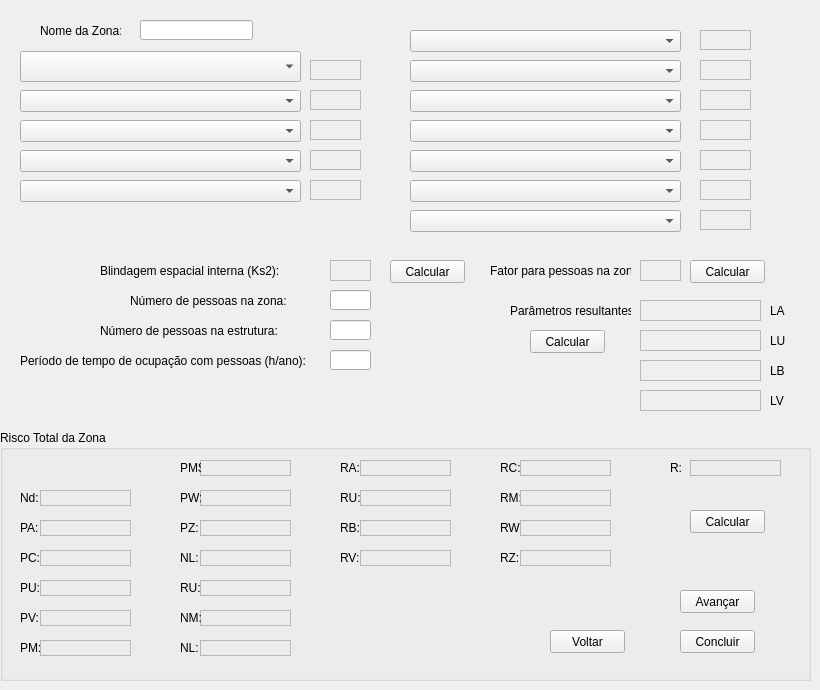
    <widget class="QWidget" name="tab_2">
     <attribute name="title">
      <string>Zona 1</string>
     </attribute>
     <widget class="QComboBox" name="Tpiso">
      <property name="geometry">
       <rect>
        <x>20</x>
        <y>51</y>
        <width>281</width>
        <height>31</height>
       </rect>
      </property>
     </widget>
     <widget class="QLabel" name="rt">
      <property name="geometry">
       <rect>
        <x>310</x>
        <y>60</y>
        <width>51</width>
        <height>20</height>
       </rect>
      </property>
      <property name="frameShape">
       <enum>QFrame::StyledPanel</enum>
      </property>
      <property name="text">
       <string/>
      </property>
     </widget>
     <widget class="QComboBox" name="medProE">
      <property name="geometry">
       <rect>
        <x>20</x>
        <y>90</y>
        <width>281</width>
        <height>22</height>
       </rect>
      </property>
     </widget>
     <widget class="QLabel" name="pta">
      <property name="geometry">
       <rect>
        <x>310</x>
        <y>90</y>
        <width>51</width>
        <height>20</height>
       </rect>
      </property>
      <property name="frameShape">
       <enum>QFrame::StyledPanel</enum>
      </property>
      <property name="text">
       <string/>
      </property>
     </widget>
     <widget class="QComboBox" name="medProL">
      <property name="geometry">
       <rect>
        <x>20</x>
        <y>120</y>
        <width>281</width>
        <height>22</height>
       </rect>
      </property>
     </widget>
     <widget class="QLabel" name="ptu">
      <property name="geometry">
       <rect>
        <x>310</x>
        <y>120</y>
        <width>51</width>
        <height>20</height>
       </rect>
      </property>
      <property name="frameShape">
       <enum>QFrame::StyledPanel</enum>
      </property>
      <property name="text">
       <string/>
      </property>
     </widget>
     <widget class="QComboBox" name="provIn">
      <property name="geometry">
       <rect>
        <x>20</x>
        <y>150</y>
        <width>281</width>
        <height>22</height>
       </rect>
      </property>
     </widget>
     <widget class="QLabel" name="rp">
      <property name="geometry">
       <rect>
        <x>310</x>
        <y>150</y>
        <width>51</width>
        <height>20</height>
       </rect>
      </property>
      <property name="frameShape">
       <enum>QFrame::StyledPanel</enum>
      </property>
      <property name="text">
       <string/>
      </property>
     </widget>
     <widget class="QComboBox" name="riscoInc">
      <property name="geometry">
       <rect>
        <x>20</x>
        <y>180</y>
        <width>281</width>
        <height>22</height>
       </rect>
      </property>
     </widget>
     <widget class="QLabel" name="rf">
      <property name="geometry">
       <rect>
        <x>310</x>
        <y>180</y>
        <width>51</width>
        <height>20</height>
       </rect>
      </property>
      <property name="frameShape">
       <enum>QFrame::StyledPanel</enum>
      </property>
      <property name="text">
       <string/>
      </property>
     </widget>
     <widget class="QComboBox" name="perigo_esp">
      <property name="geometry">
       <rect>
        <x>410</x>
        <y>30</y>
        <width>271</width>
        <height>22</height>
       </rect>
      </property>
     </widget>
     <widget class="QLabel" name="hz">
      <property name="geometry">
       <rect>
        <x>700</x>
        <y>30</y>
        <width>51</width>
        <height>20</height>
       </rect>
      </property>
      <property name="frameShape">
       <enum>QFrame::StyledPanel</enum>
      </property>
      <property name="text">
       <string/>
      </property>
     </widget>
     <widget class="QComboBox" name="fiacao_en">
      <property name="geometry">
       <rect>
        <x>410</x>
        <y>60</y>
        <width>271</width>
        <height>22</height>
       </rect>
      </property>
     </widget>
     <widget class="QLabel" name="ks3">
      <property name="geometry">
       <rect>
        <x>700</x>
        <y>60</y>
        <width>51</width>
        <height>20</height>
       </rect>
      </property>
      <property name="frameShape">
       <enum>QFrame::StyledPanel</enum>
      </property>
      <property name="text">
       <string/>
      </property>
     </widget>
     <widget class="QComboBox" name="DPS_en">
      <property name="geometry">
       <rect>
        <x>410</x>
        <y>90</y>
        <width>271</width>
        <height>22</height>
       </rect>
      </property>
     </widget>
     <widget class="QLabel" name="PSPD">
      <property name="geometry">
       <rect>
        <x>700</x>
        <y>90</y>
        <width>51</width>
        <height>20</height>
       </rect>
      </property>
      <property name="frameShape">
       <enum>QFrame::StyledPanel</enum>
      </property>
      <property name="text">
       <string/>
      </property>
     </widget>
     <widget class="QComboBox" name="fiacao_tel">
      <property name="geometry">
       <rect>
        <x>410</x>
        <y>120</y>
        <width>271</width>
        <height>22</height>
       </rect>
      </property>
     </widget>
     <widget class="QLabel" name="ks3_2">
      <property name="geometry">
       <rect>
        <x>700</x>
        <y>120</y>
        <width>51</width>
        <height>20</height>
       </rect>
      </property>
      <property name="frameShape">
       <enum>QFrame::StyledPanel</enum>
      </property>
      <property name="text">
       <string/>
      </property>
     </widget>
     <widget class="QComboBox" name="DPS_tel">
      <property name="geometry">
       <rect>
        <x>410</x>
        <y>150</y>
        <width>271</width>
        <height>22</height>
       </rect>
      </property>
     </widget>
     <widget class="QLabel" name="PSPD_2">
      <property name="geometry">
       <rect>
        <x>700</x>
        <y>150</y>
        <width>51</width>
        <height>20</height>
       </rect>
      </property>
      <property name="frameShape">
       <enum>QFrame::StyledPanel</enum>
      </property>
      <property name="text">
       <string/>
      </property>
     </widget>
     <widget class="QComboBox" name="danos_fis">
      <property name="geometry">
       <rect>
        <x>410</x>
        <y>180</y>
        <width>271</width>
        <height>22</height>
       </rect>
      </property>
     </widget>
     <widget class="QLabel" name="LF">
      <property name="geometry">
       <rect>
        <x>700</x>
        <y>180</y>
        <width>51</width>
        <height>20</height>
       </rect>
      </property>
      <property name="frameShape">
       <enum>QFrame::StyledPanel</enum>
      </property>
      <property name="text">
       <string/>
      </property>
     </widget>
     <widget class="QLabel" name="label_11">
      <property name="geometry">
       <rect>
        <x>40</x>
        <y>20</y>
        <width>81</width>
        <height>21</height>
       </rect>
      </property>
      <property name="text">
       <string>Nome da Zona:</string>
      </property>
     </widget>
     <widget class="QLineEdit" name="Zona_nome">
      <property name="geometry">
       <rect>
        <x>140</x>
        <y>20</y>
        <width>113</width>
        <height>20</height>
       </rect>
      </property>
     </widget>
     <widget class="QLabel" name="label_16">
      <property name="geometry">
       <rect>
        <x>100</x>
        <y>260</y>
        <width>231</width>
        <height>21</height>
       </rect>
      </property>
      <property name="text">
       <string>Blindagem espacial interna (Ks2):</string>
      </property>
     </widget>
     <widget class="QLabel" name="Ks2">
      <property name="geometry">
       <rect>
        <x>330</x>
        <y>260</y>
        <width>41</width>
        <height>21</height>
       </rect>
      </property>
      <property name="frameShape">
       <enum>QFrame::StyledPanel</enum>
      </property>
      <property name="text">
       <string/>
      </property>
     </widget>
     <widget class="QLineEdit" name="Np">
      <property name="geometry">
       <rect>
        <x>330</x>
        <y>290</y>
        <width>41</width>
        <height>20</height>
       </rect>
      </property>
     </widget>
     <widget class="QLineEdit" name="Npe">
      <property name="geometry">
       <rect>
        <x>330</x>
        <y>320</y>
        <width>41</width>
        <height>20</height>
       </rect>
      </property>
     </widget>
     <widget class="QLineEdit" name="deltaT">
      <property name="geometry">
       <rect>
        <x>330</x>
        <y>350</y>
        <width>41</width>
        <height>20</height>
       </rect>
      </property>
     </widget>
     <widget class="QLabel" name="label_18">
      <property name="geometry">
       <rect>
        <x>130</x>
        <y>290</y>
        <width>201</width>
        <height>21</height>
       </rect>
      </property>
      <property name="text">
       <string>Número de pessoas na zona:</string>
      </property>
     </widget>
     <widget class="QLabel" name="label_19">
      <property name="geometry">
       <rect>
        <x>100</x>
        <y>320</y>
        <width>231</width>
        <height>21</height>
       </rect>
      </property>
      <property name="text">
       <string>Número de pessoas na estrutura:</string>
      </property>
     </widget>
     <widget class="QLabel" name="label_20">
      <property name="geometry">
       <rect>
        <x>20</x>
        <y>350</y>
        <width>301</width>
        <height>21</height>
       </rect>
      </property>
      <property name="text">
       <string>Período de tempo de ocupação com pessoas (h/ano):</string>
      </property>
     </widget>
     <widget class="QPushButton" name="Calc_ks2">
      <property name="geometry">
       <rect>
        <x>390</x>
        <y>260</y>
        <width>75</width>
        <height>23</height>
       </rect>
      </property>
      <property name="text">
       <string>Calcular</string>
      </property>
     </widget>
     <widget class="QLabel" name="label_21">
      <property name="geometry">
       <rect>
        <x>490</x>
        <y>260</y>
        <width>141</width>
        <height>21</height>
       </rect>
      </property>
      <property name="text">
       <string>Fator para pessoas na zona:</string>
      </property>
     </widget>
     <widget class="QLabel" name="Fp">
      <property name="geometry">
       <rect>
        <x>640</x>
        <y>260</y>
        <width>41</width>
        <height>21</height>
       </rect>
      </property>
      <property name="frameShape">
       <enum>QFrame::StyledPanel</enum>
      </property>
      <property name="text">
       <string/>
      </property>
     </widget>
     <widget class="QPushButton" name="Calc_Fp">
      <property name="geometry">
       <rect>
        <x>690</x>
        <y>260</y>
        <width>75</width>
        <height>23</height>
       </rect>
      </property>
      <property name="text">
       <string>Calcular</string>
      </property>
     </widget>
     <widget class="QLabel" name="label_22">
      <property name="geometry">
       <rect>
        <x>510</x>
        <y>300</y>
        <width>121</width>
        <height>21</height>
       </rect>
      </property>
      <property name="text">
       <string>Parâmetros resultantes:</string>
      </property>
     </widget>
     <widget class="QLabel" name="LA">
      <property name="geometry">
       <rect>
        <x>640</x>
        <y>300</y>
        <width>121</width>
        <height>21</height>
       </rect>
      </property>
      <property name="frameShape">
       <enum>QFrame::StyledPanel</enum>
      </property>
      <property name="text">
       <string/>
      </property>
     </widget>
     <widget class="QLabel" name="LU">
      <property name="geometry">
       <rect>
        <x>640</x>
        <y>330</y>
        <width>121</width>
        <height>21</height>
       </rect>
      </property>
      <property name="frameShape">
       <enum>QFrame::StyledPanel</enum>
      </property>
      <property name="text">
       <string/>
      </property>
     </widget>
     <widget class="QLabel" name="LB">
      <property name="geometry">
       <rect>
        <x>640</x>
        <y>360</y>
        <width>121</width>
        <height>21</height>
       </rect>
      </property>
      <property name="frameShape">
       <enum>QFrame::StyledPanel</enum>
      </property>
      <property name="text">
       <string/>
      </property>
     </widget>
     <widget class="QLabel" name="LV">
      <property name="geometry">
       <rect>
        <x>640</x>
        <y>390</y>
        <width>121</width>
        <height>21</height>
       </rect>
      </property>
      <property name="frameShape">
       <enum>QFrame::StyledPanel</enum>
      </property>
      <property name="text">
       <string/>
      </property>
     </widget>
     <widget class="QPushButton" name="Calc_res">
      <property name="geometry">
       <rect>
        <x>530</x>
        <y>330</y>
        <width>75</width>
        <height>23</height>
       </rect>
      </property>
      <property name="text">
       <string>Calcular</string>
      </property>
     </widget>
     <widget class="QLabel" name="label_23">
      <property name="geometry">
       <rect>
        <x>770</x>
        <y>300</y>
        <width>31</width>
        <height>21</height>
       </rect>
      </property>
      <property name="text">
       <string>LA</string>
      </property>
     </widget>
     <widget class="QLabel" name="label_24">
      <property name="geometry">
       <rect>
        <x>770</x>
        <y>330</y>
        <width>31</width>
        <height>21</height>
       </rect>
      </property>
      <property name="text">
       <string>LU</string>
      </property>
     </widget>
     <widget class="QLabel" name="label_25">
      <property name="geometry">
       <rect>
        <x>770</x>
        <y>360</y>
        <width>31</width>
        <height>21</height>
       </rect>
      </property>
      <property name="text">
       <string>LB</string>
      </property>
     </widget>
     <widget class="QLabel" name="label_26">
      <property name="geometry">
       <rect>
        <x>770</x>
        <y>390</y>
        <width>31</width>
        <height>21</height>
       </rect>
      </property>
      <property name="text">
       <string>LV</string>
      </property>
     </widget>
     <widget class="QLabel" name="LO">
      <property name="geometry">
       <rect>
        <x>700</x>
        <y>210</y>
        <width>51</width>
        <height>20</height>
       </rect>
      </property>
      <property name="frameShape">
       <enum>QFrame::StyledPanel</enum>
      </property>
      <property name="text">
       <string/>
      </property>
     </widget>
     <widget class="QComboBox" name="falhas_sis">
      <property name="geometry">
       <rect>
        <x>410</x>
        <y>210</y>
        <width>271</width>
        <height>22</height>
       </rect>
      </property>
     </widget>
     <widget class="QGroupBox" name="groupBox_4">
      <property name="geometry">
       <rect>
        <x>0</x>
        <y>430</y>
        <width>811</width>
        <height>251</height>
       </rect>
      </property>
      <property name="title">
       <string>Risco Total da Zona</string>
      </property>
      <widget class="QLabel" name="label_27">
       <property name="geometry">
        <rect>
         <x>20</x>
         <y>60</y>
         <width>21</width>
         <height>16</height>
        </rect>
       </property>
       <property name="text">
        <string>Nd:</string>
       </property>
      </widget>
      <widget class="QLabel" name="Nd_2">
       <property name="geometry">
        <rect>
         <x>40</x>
         <y>60</y>
         <width>91</width>
         <height>16</height>
        </rect>
       </property>
       <property name="frameShape">
        <enum>QFrame::StyledPanel</enum>
       </property>
       <property name="text">
        <string/>
       </property>
      </widget>
      <widget class="QLabel" name="label_28">
       <property name="geometry">
        <rect>
         <x>20</x>
         <y>90</y>
         <width>21</width>
         <height>16</height>
        </rect>
       </property>
       <property name="text">
        <string>PA:</string>
       </property>
      </widget>
      <widget class="QLabel" name="PA">
       <property name="geometry">
        <rect>
         <x>40</x>
         <y>90</y>
         <width>91</width>
         <height>16</height>
        </rect>
       </property>
       <property name="frameShape">
        <enum>QFrame::StyledPanel</enum>
       </property>
       <property name="text">
        <string/>
       </property>
      </widget>
      <widget class="QLabel" name="label_29">
       <property name="geometry">
        <rect>
         <x>20</x>
         <y>120</y>
         <width>21</width>
         <height>16</height>
        </rect>
       </property>
       <property name="text">
        <string>PC:</string>
       </property>
      </widget>
      <widget class="QLabel" name="PC">
       <property name="geometry">
        <rect>
         <x>40</x>
         <y>120</y>
         <width>91</width>
         <height>16</height>
        </rect>
       </property>
       <property name="frameShape">
        <enum>QFrame::StyledPanel</enum>
       </property>
       <property name="text">
        <string/>
       </property>
      </widget>
      <widget class="QLabel" name="label_30">
       <property name="geometry">
        <rect>
         <x>20</x>
         <y>210</y>
         <width>21</width>
         <height>16</height>
        </rect>
       </property>
       <property name="text">
        <string>PM:</string>
       </property>
      </widget>
      <widget class="QLabel" name="PV">
       <property name="geometry">
        <rect>
         <x>40</x>
         <y>180</y>
         <width>91</width>
         <height>16</height>
        </rect>
       </property>
       <property name="frameShape">
        <enum>QFrame::StyledPanel</enum>
       </property>
       <property name="text">
        <string/>
       </property>
      </widget>
      <widget class="QLabel" name="PM">
       <property name="geometry">
        <rect>
         <x>40</x>
         <y>210</y>
         <width>91</width>
         <height>16</height>
        </rect>
       </property>
       <property name="frameShape">
        <enum>QFrame::StyledPanel</enum>
       </property>
       <property name="text">
        <string/>
       </property>
      </widget>
      <widget class="QLabel" name="PU">
       <property name="geometry">
        <rect>
         <x>40</x>
         <y>150</y>
         <width>91</width>
         <height>16</height>
        </rect>
       </property>
       <property name="frameShape">
        <enum>QFrame::StyledPanel</enum>
       </property>
       <property name="text">
        <string/>
       </property>
      </widget>
      <widget class="QLabel" name="label_31">
       <property name="geometry">
        <rect>
         <x>20</x>
         <y>150</y>
         <width>21</width>
         <height>16</height>
        </rect>
       </property>
       <property name="text">
        <string>PU:</string>
       </property>
      </widget>
      <widget class="QLabel" name="label_32">
       <property name="geometry">
        <rect>
         <x>20</x>
         <y>180</y>
         <width>21</width>
         <height>16</height>
        </rect>
       </property>
       <property name="text">
        <string>PV:</string>
       </property>
      </widget>
      <widget class="QLabel" name="RU">
       <property name="geometry">
        <rect>
         <x>200</x>
         <y>150</y>
         <width>91</width>
         <height>16</height>
        </rect>
       </property>
       <property name="frameShape">
        <enum>QFrame::StyledPanel</enum>
       </property>
       <property name="text">
        <string/>
       </property>
      </widget>
      <widget class="QLabel" name="label_33">
       <property name="geometry">
        <rect>
         <x>180</x>
         <y>90</y>
         <width>21</width>
         <height>16</height>
        </rect>
       </property>
       <property name="text">
        <string>PZ:</string>
       </property>
      </widget>
      <widget class="QLabel" name="NM">
       <property name="geometry">
        <rect>
         <x>200</x>
         <y>180</y>
         <width>91</width>
         <height>16</height>
        </rect>
       </property>
       <property name="frameShape">
        <enum>QFrame::StyledPanel</enum>
       </property>
       <property name="text">
        <string/>
       </property>
      </widget>
      <widget class="QLabel" name="PW">
       <property name="geometry">
        <rect>
         <x>200</x>
         <y>60</y>
         <width>91</width>
         <height>16</height>
        </rect>
       </property>
       <property name="frameShape">
        <enum>QFrame::StyledPanel</enum>
       </property>
       <property name="text">
        <string/>
       </property>
      </widget>
      <widget class="QLabel" name="label_34">
       <property name="geometry">
        <rect>
         <x>180</x>
         <y>180</y>
         <width>21</width>
         <height>16</height>
        </rect>
       </property>
       <property name="text">
        <string>NM:</string>
       </property>
      </widget>
      <widget class="QLabel" name="PZ">
       <property name="geometry">
        <rect>
         <x>200</x>
         <y>90</y>
         <width>91</width>
         <height>16</height>
        </rect>
       </property>
       <property name="frameShape">
        <enum>QFrame::StyledPanel</enum>
       </property>
       <property name="text">
        <string/>
       </property>
      </widget>
      <widget class="QLabel" name="NL">
       <property name="geometry">
        <rect>
         <x>200</x>
         <y>120</y>
         <width>91</width>
         <height>16</height>
        </rect>
       </property>
       <property name="frameShape">
        <enum>QFrame::StyledPanel</enum>
       </property>
       <property name="text">
        <string/>
       </property>
      </widget>
      <widget class="QLabel" name="label_35">
       <property name="geometry">
        <rect>
         <x>180</x>
         <y>150</y>
         <width>21</width>
         <height>16</height>
        </rect>
       </property>
       <property name="text">
        <string>RU:</string>
       </property>
      </widget>
      <widget class="QLabel" name="PMS">
       <property name="geometry">
        <rect>
         <x>200</x>
         <y>30</y>
         <width>91</width>
         <height>16</height>
        </rect>
       </property>
       <property name="frameShape">
        <enum>QFrame::StyledPanel</enum>
       </property>
       <property name="text">
        <string/>
       </property>
      </widget>
      <widget class="QLabel" name="label_36">
       <property name="geometry">
        <rect>
         <x>180</x>
         <y>60</y>
         <width>21</width>
         <height>16</height>
        </rect>
       </property>
       <property name="text">
        <string>PW:</string>
       </property>
      </widget>
      <widget class="QLabel" name="label_37">
       <property name="geometry">
        <rect>
         <x>180</x>
         <y>30</y>
         <width>21</width>
         <height>16</height>
        </rect>
       </property>
       <property name="text">
        <string>PMS:</string>
       </property>
      </widget>
      <widget class="QLabel" name="label_38">
       <property name="geometry">
        <rect>
         <x>180</x>
         <y>120</y>
         <width>21</width>
         <height>16</height>
        </rect>
       </property>
       <property name="text">
        <string>NL:</string>
       </property>
      </widget>
      <widget class="QLabel" name="label_39">
       <property name="geometry">
        <rect>
         <x>180</x>
         <y>210</y>
         <width>21</width>
         <height>16</height>
        </rect>
       </property>
       <property name="text">
        <string>NL:</string>
       </property>
      </widget>
      <widget class="QLabel" name="NL_2">
       <property name="geometry">
        <rect>
         <x>200</x>
         <y>210</y>
         <width>91</width>
         <height>16</height>
        </rect>
       </property>
       <property name="frameShape">
        <enum>QFrame::StyledPanel</enum>
       </property>
       <property name="text">
        <string/>
       </property>
      </widget>
      <widget class="QLabel" name="RB">
       <property name="geometry">
        <rect>
         <x>360</x>
         <y>90</y>
         <width>91</width>
         <height>16</height>
        </rect>
       </property>
       <property name="frameShape">
        <enum>QFrame::StyledPanel</enum>
       </property>
       <property name="text">
        <string/>
       </property>
      </widget>
      <widget class="QLabel" name="label_40">
       <property name="geometry">
        <rect>
         <x>500</x>
         <y>60</y>
         <width>21</width>
         <height>16</height>
        </rect>
       </property>
       <property name="text">
        <string>RM:</string>
       </property>
      </widget>
      <widget class="QLabel" name="label_41">
       <property name="geometry">
        <rect>
         <x>500</x>
         <y>90</y>
         <width>21</width>
         <height>16</height>
        </rect>
       </property>
       <property name="text">
        <string>RW:</string>
       </property>
      </widget>
      <widget class="QLabel" name="RU_2">
       <property name="geometry">
        <rect>
         <x>360</x>
         <y>60</y>
         <width>91</width>
         <height>16</height>
        </rect>
       </property>
       <property name="frameShape">
        <enum>QFrame::StyledPanel</enum>
       </property>
       <property name="text">
        <string/>
       </property>
      </widget>
      <widget class="QLabel" name="RV">
       <property name="geometry">
        <rect>
         <x>360</x>
         <y>120</y>
         <width>91</width>
         <height>16</height>
        </rect>
       </property>
       <property name="frameShape">
        <enum>QFrame::StyledPanel</enum>
       </property>
       <property name="text">
        <string/>
       </property>
      </widget>
      <widget class="QLabel" name="label_42">
       <property name="geometry">
        <rect>
         <x>340</x>
         <y>60</y>
         <width>21</width>
         <height>16</height>
        </rect>
       </property>
       <property name="text">
        <string>RU:</string>
       </property>
      </widget>
      <widget class="QLabel" name="RC">
       <property name="geometry">
        <rect>
         <x>520</x>
         <y>30</y>
         <width>91</width>
         <height>16</height>
        </rect>
       </property>
       <property name="frameShape">
        <enum>QFrame::StyledPanel</enum>
       </property>
       <property name="text">
        <string/>
       </property>
      </widget>
      <widget class="QLabel" name="label_43">
       <property name="geometry">
        <rect>
         <x>340</x>
         <y>30</y>
         <width>21</width>
         <height>16</height>
        </rect>
       </property>
       <property name="text">
        <string>RA:</string>
       </property>
      </widget>
      <widget class="QLabel" name="label_44">
       <property name="geometry">
        <rect>
         <x>340</x>
         <y>90</y>
         <width>21</width>
         <height>16</height>
        </rect>
       </property>
       <property name="text">
        <string>RB:</string>
       </property>
      </widget>
      <widget class="QLabel" name="RA">
       <property name="geometry">
        <rect>
         <x>360</x>
         <y>30</y>
         <width>91</width>
         <height>16</height>
        </rect>
       </property>
       <property name="frameShape">
        <enum>QFrame::StyledPanel</enum>
       </property>
       <property name="text">
        <string/>
       </property>
      </widget>
      <widget class="QLabel" name="RM">
       <property name="geometry">
        <rect>
         <x>520</x>
         <y>60</y>
         <width>91</width>
         <height>16</height>
        </rect>
       </property>
       <property name="frameShape">
        <enum>QFrame::StyledPanel</enum>
       </property>
       <property name="text">
        <string/>
       </property>
      </widget>
      <widget class="QLabel" name="RW">
       <property name="geometry">
        <rect>
         <x>520</x>
         <y>90</y>
         <width>91</width>
         <height>16</height>
        </rect>
       </property>
       <property name="frameShape">
        <enum>QFrame::StyledPanel</enum>
       </property>
       <property name="text">
        <string/>
       </property>
      </widget>
      <widget class="QLabel" name="label_45">
       <property name="geometry">
        <rect>
         <x>340</x>
         <y>120</y>
         <width>21</width>
         <height>16</height>
        </rect>
       </property>
       <property name="text">
        <string>RV:</string>
       </property>
      </widget>
      <widget class="QLabel" name="label_46">
       <property name="geometry">
        <rect>
         <x>500</x>
         <y>30</y>
         <width>21</width>
         <height>16</height>
        </rect>
       </property>
       <property name="text">
        <string>RC:</string>
       </property>
      </widget>
      <widget class="QLabel" name="RZ">
       <property name="geometry">
        <rect>
         <x>520</x>
         <y>120</y>
         <width>91</width>
         <height>16</height>
        </rect>
       </property>
       <property name="frameShape">
        <enum>QFrame::StyledPanel</enum>
       </property>
       <property name="text">
        <string/>
       </property>
      </widget>
      <widget class="QLabel" name="label_47">
       <property name="geometry">
        <rect>
         <x>500</x>
         <y>120</y>
         <width>21</width>
         <height>16</height>
        </rect>
       </property>
       <property name="text">
        <string>RZ:</string>
       </property>
      </widget>
      <widget class="QLabel" name="R">
       <property name="geometry">
        <rect>
         <x>690</x>
         <y>30</y>
         <width>91</width>
         <height>16</height>
        </rect>
       </property>
       <property name="frameShape">
        <enum>QFrame::StyledPanel</enum>
       </property>
       <property name="text">
        <string/>
       </property>
      </widget>
      <widget class="QLabel" name="label_48">
       <property name="geometry">
        <rect>
         <x>670</x>
         <y>30</y>
         <width>21</width>
         <height>16</height>
        </rect>
       </property>
       <property name="text">
        <string>R:</string>
       </property>
      </widget>
      <widget class="QPushButton" name="Calc_ris">
       <property name="geometry">
        <rect>
         <x>690</x>
         <y>80</y>
         <width>75</width>
         <height>23</height>
        </rect>
       </property>
       <property name="text">
        <string>Calcular</string>
       </property>
      </widget>
      <widget class="QPushButton" name="voltar">
       <property name="geometry">
        <rect>
         <x>550</x>
         <y>200</y>
         <width>75</width>
         <height>23</height>
        </rect>
       </property>
       <property name="text">
        <string>Voltar</string>
       </property>
      </widget>
      <widget class="QPushButton" name="avancar">
       <property name="geometry">
        <rect>
         <x>680</x>
         <y>160</y>
         <width>75</width>
         <height>23</height>
        </rect>
       </property>
       <property name="text">
        <string>Avançar</string>
       </property>
      </widget>
      <widget class="QPushButton" name="concluir">
       <property name="geometry">
        <rect>
         <x>680</x>
         <y>200</y>
         <width>75</width>
         <height>23</height>
        </rect>
       </property>
       <property name="text">
        <string>Concluir</string>
       </property>
      </widget>
     </widget>
    </widget>
